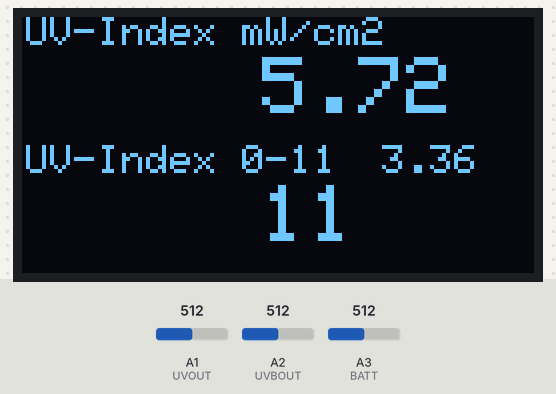
Simulated run of this sketch. Board: Arduino Uno, built with avr-gcc and run on an emulated ATmega328P. Parts: 128×64 one-colour display. Inputs (shaded band) come from the test bench; at power-on: A1 (UVOUT) = 512, A3 (BATT) = 512, A2 (UVBOUT) = 512. What the sketch prints to the serial monitor is not drawn.

Above: at 1.2 s.
1.3 s: A1 (UVOUT) set to 493
At 3.3 s:
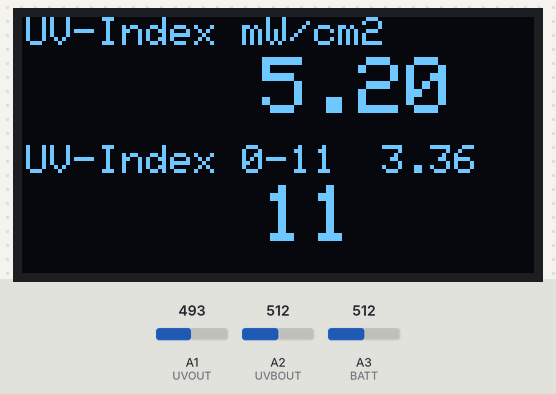
3.6 s: A3 (BATT) set to 493
At 5.1 s:
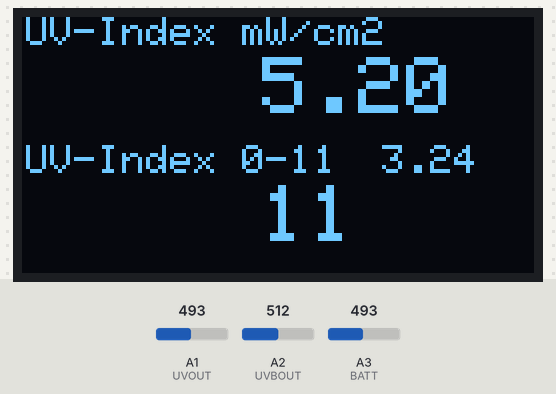
5.7 s: A2 (UVBOUT) set to 306
At 6.7 s:
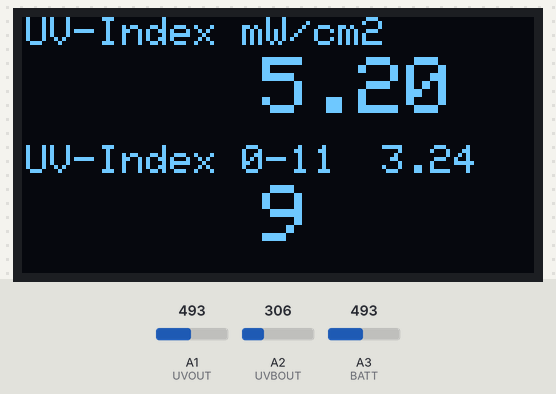
7.7 s: A1 (UVOUT) set to 511
At 9.5 s:
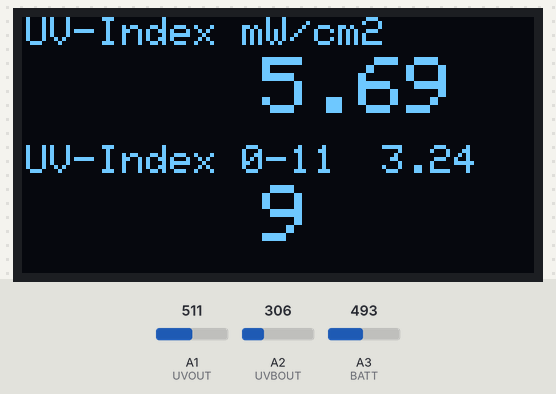
9.8 s: A3 (BATT) set to 511
At 11.1 s:
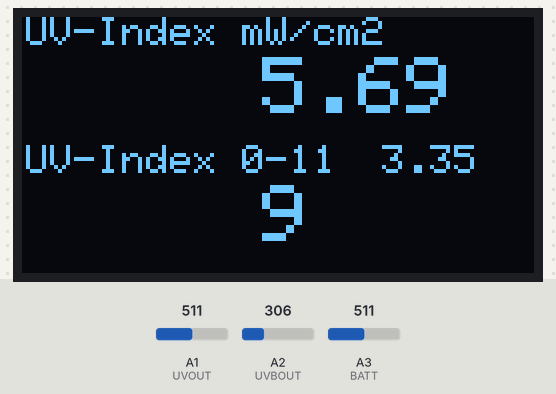
11.9 s: A2 (UVBOUT) set to 122
At 12.8 s:
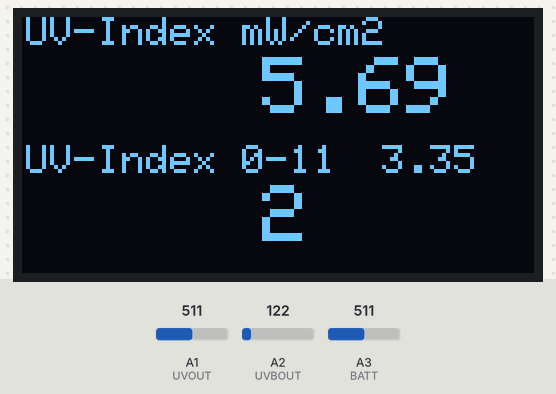
Timing chart, 0 to 14.9 s (numbered marks = the images above; inputs shaded):
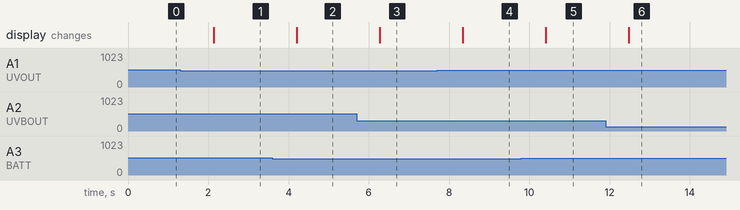

Measured:
- after the input at 1.3 s, the display: changes after 0.83 s (image 1)
- after the input at 3.6 s, the display: changes after 0.60 s (image 2)
- after the input at 5.7 s, the display: changes after 0.57 s (image 3)
- after the input at 7.7 s, the display: changes after 0.64 s (image 4)
- after the input at 9.8 s, the display: changes after 0.61 s (image 5)
- after the input at 11.9 s, the display: changes after 0.57 s (image 6)

The sketch:

uv.ino
```cpp
// (licence header left out)
   //////////////////////////////////////////////
  //            Arduino UV Meter              //
 //            without NOKIA 5110 LCD        //
//           http://www.educ8s.tv           //
/////////////////////////////////////////////

#include <SPI.h>
#include <Wire.h>
#include <Adafruit_GFX.h>
#include <Adafruit_SSD1306.h>

#define OLED_RESET 4 // not used / nicht genutzt bei diesem Display
Adafruit_SSD1306 display(OLED_RESET);

//Hardware pin definitions
int UVOUT = A1; // UV-Sensor ML8511
int UVBOUT = A2; // UV-Sensor UVM-30B
int BATT = A3; // Spannungsteiler
String UVIndex;

void setup()
{
  Serial.begin(9600);

  display.begin(SSD1306_SWITCHCAPVCC, 0x3C);

  pinMode(UVOUT, INPUT);
  pinMode(UVBOUT, INPUT);
  pinMode(BATT, INPUT);

  Serial.println("UV example");
}

void loop()
{
  int uvLevel = averageAnalogRead(UVOUT);
  int uvbLevel = averageAnalogRead(UVBOUT);
  int battLevel = averageAnalogRead(BATT);

  float outputVoltage = 3.36 / 1024 * uvLevel; // VCC hardcoded
  float outputbVoltage = 3.36 / 1024 * uvbLevel * 1000;
  float battVoltage = 3.36 / 1024 * battLevel * 2;


  float uvIntensity = mapfloat(outputVoltage, 0.99, 2.8, 0.0, 15.0); //Convert the outputbVoltage to a UV intensity level

    if(outputbVoltage<50)
  {
    UVIndex = "0";
  }else if (outputbVoltage>50 && outputbVoltage<=227)
  {
    UVIndex = "0";
  }else if (outputbVoltage>227 && outputbVoltage<=318)
  {
    UVIndex = "1";
  }
  else if (outputbVoltage>318 && outputbVoltage<=408)
  {
    UVIndex = "2";
  }else if (outputbVoltage>408 && outputbVoltage<=503)
  {
    UVIndex = "3";
  }
  else if (outputbVoltage>503 && outputbVoltage<=606)
  {
    UVIndex = "4";
  }else if (outputbVoltage>606 && outputbVoltage<=696)
  {
    UVIndex = "5";
  }else if (outputbVoltage>696 && outputbVoltage<=795)
  {
    UVIndex = "6";
  }else if (outputbVoltage>795 && outputbVoltage<=881)
  {
    UVIndex = "7";
  }
  else if (outputbVoltage>881 && outputbVoltage<=976)
  {
    UVIndex = "8";
  }
  else if (outputbVoltage>976 && outputbVoltage<=1079)
  {
    UVIndex = "9";
  }
  else if (outputbVoltage>1079 && outputbVoltage<=1170)
  {
    UVIndex = "10";
  }else if (outputbVoltage>1170)
  {
    UVIndex = "11";
  }


  display.clearDisplay();
  // set text color / Textfarbe setzen
  display.setTextColor(WHITE);
    // set text size / Textgroesse setzen
  display.setTextSize(1);
  // set text cursor position / Textstartposition einstellen
  display.setCursor(1,0);
  // show text / Text anzeigen
  display.println("UV-Index mW/cm2");
  display.setTextSize(2);
  display.setCursor(60,10);
  display.println(uvIntensity);

  display.setTextSize(1);
  // set text cursor position / Textstartposition einstellen
  display.setCursor(1,32);
  // show text / Text anzeigen
  display.println("UV-Index 0-11");

  display.setTextSize(2);
  display.setCursor(60,42);
  display.println(UVIndex);

  display.setTextSize(1);
  display.setCursor(90,32);
  display.println(battVoltage);


  display.display();
  delay(1000);
  display.clearDisplay();


}

//Takes an average of readings on a given pin
//Returns the average
int averageAnalogRead(int pinToRead)
{
  byte numberOfReadings = 8;
  unsigned int runningValue = 0;

  for(int x = 0 ; x < numberOfReadings ; x++)
    runningValue += analogRead(pinToRead);
  runningValue /= numberOfReadings;

  return(runningValue);
}


//The Arduino Map function but for floats
//From: http://forum.arduino.cc/index.php?topic=3922.0
float mapfloat(float x, float in_min, float in_max, float out_min, float out_max)
{
  return (x - in_min) * (out_max - out_min) / (in_max - in_min) + out_min;
}
```
